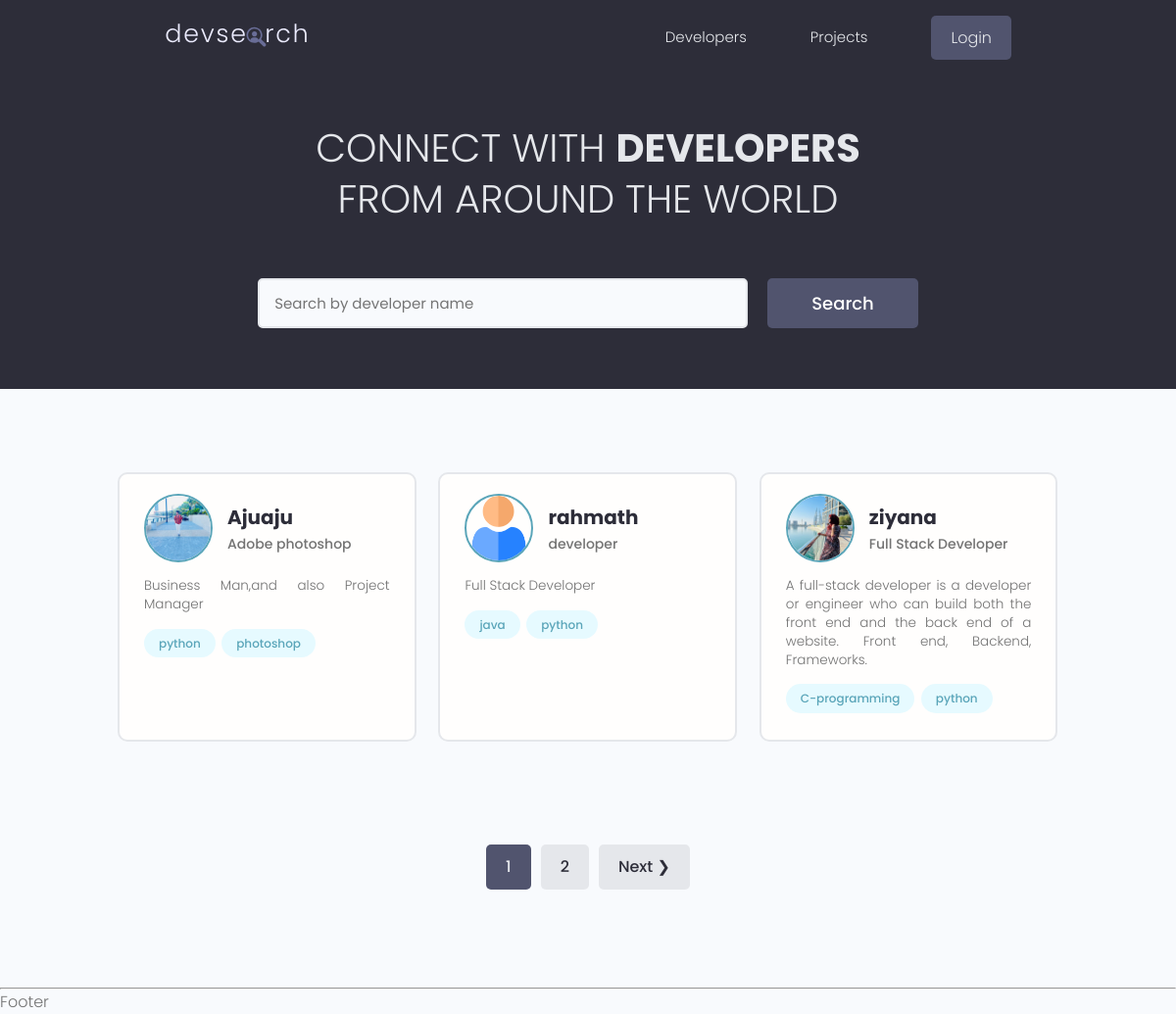
The page / on the database its author committed.
### Users/models.py (models this page shows, shortened)
class Profile(models.Model):
    user = models.OneToOneField(User,on_delete=models.CASCADE,null=True,blank=True)
    name = models.CharField(max_length=200,null=True,blank=True)
    username = models.CharField(max_length=200,null=True,blank=True)
    location = models.CharField(max_length=200,null=True,blank=True)
    email =models.EmailField(null=True,blank=True)
    short_intro = models.CharField(max_length=1000,null=True,blank=True)
    bio = models.TextField(null=True,blank=True)
    profile_image = models.ImageField(upload_to='profiles/',null=True,blank=True,default='profiles/user.png')
    social_github = models.CharField(max_length=2000,null=True,blank=True)
    social_twitter = models.CharField(max_length=2000,null=True,blank=True)
    social_youtube = models.CharField(max_length=2000,null=True,blank=True)
    social_linkedin = models.CharField(max_length=2000,null=True,blank=True)
    social_website = models.CharField(max_length=2000,null=True,blank=True)

class Skill(models.Model):
    owner =models.ForeignKey(Profile,on_delete=models.CASCADE,null=True,blank=True)
    name = models.CharField(max_length=200,null=True,blank=True)
    description = models.TextField(null=True,blank=True)
    created = models.DateTimeField(auto_now_add=True)
    def __str__(self):
        return self.name

### Users/views.py (the view)
# urls.py: path('',views.profiles,name='profiles-all'),
def profiles(request):
    profiles,search_query= searchProfiles(request)
    profiles,custom_range = paginateProfiles(request,profiles,3)
    context = {
        'profiles':profiles,
        'search_query':search_query,
        'custom_range':custom_range,
    }
    return render(request,'users/profiles.html',context)

### Users/utils.py (called while the page is built)
def searchProfiles(request):
    search_query = ''
    if request.GET.get('search_query'):
        search_query = request.GET.get('search_query')
    skill_list = Skill.objects.filter(name__icontains=search_query)
    profiles = Profile.objects.filter(Q(name__icontains=search_query)|
                                          Q(short_intro__icontains=search_query)|
                                          Q(skill__in=skill_list)).distinct()
    return profiles,search_query

def paginateProfiles(request,profiles,profile_per_page):
    p = Paginator(profiles,profile_per_page)
    page = request.GET.get('page')
    try:
        profiles = p.page(page)
    except PageNotAnInteger:
        page = 1
        profiles = p.page(page)
    except EmptyPage:
        page = p.num_pages
        profiles = p.page(page)
    leftIndex = int(page)-4
    if leftIndex < 1:
        leftIndex = 1
    rightIndex = int(page)+4
    if rightIndex >= p.num_pages:
        rightIndex = p.num_pages + 1
    custom_range = range(leftIndex,rightIndex)
    print('page=',page)
    return profiles,custom_range

### Users/templates/users/profiles.html (shortened to what this page needs)
 {% extends 'main.html' %}
 {% block content %}
 <main class="home">
    <section class="hero-section text-center">
      <div class="container container--narrow">
        <div class="hero-section__box">
          <h2>CONNECT WITH <span>DEVELOPERS</span></h2>
          <h2>FROM AROUND THE WORLD</h2>
        </div>
        <div class="hero-section__search">
          <form class="form" action="#" method="get">
            <div class="form__field">
              <input class="input input--text" id="formInput#search" type="text" name="search_query"
                value="{{search_query}}"   placeholder="Search by developer name" />
            </div>
            <input class="btn btn--sub btn--lg" type="submit" value="Search" />
          </form>
        </div>
      </div>
    </section>
    <section class="devlist">
      <div class="container">
        <div class="grid grid--three">
          {% for profile in profiles %}
          <div class="column card">
            <div class="dev">
              <a href="{% url 'Users:single-profile' profile.id %}" class="card__body">
                <div class="dev__profile">
                  <img class="avatar avatar--md" src="{{profile.profile_image.url}}" alt="image" />
                  <div class="dev__meta">
                    <h3>{{profile.name}}</h3>
                    <h5>{{profile.short_intro}}</h5>
                  </div>
                </div>
                <p class="dev__info">
                  {{profile.bio}}
                </p>
                <div class="dev__skills">
                  {% for skill in profile.skill_set.all %}
                  <span class="tag tag--pill tag--main">
                    <small>{{skill}}</small>
                  </span>
                  {% endfor %}
                </div>
              </a>
            </div>
          </div>
          {% endfor %}
        </div>
      </div>
    </section>
    {% include 'pagination.html' with queryset=profiles custom_range=custom_range %}
 </main>
  {% endblock %}

### static/styles/app.css (style rules this page uses)
:root { --color-sub: #2d2d39; }
.btn--sub { background-color: var(--color-sub-light); }
.card { border: 2px solid var(--color-light); }
img { width: 100%; }
.hero-section { height: 40vh; display: flex; align-items: center; background-color: var(--color-sub); }
.hero-section__box { margin-bottom: 4rem; }
.hero-section__box > h2, .hero-section__box > h2 > span { font-size: 4rem; color: var(--color-light); line-height: 1.3; text-transform: uppercase; }
.hero-section__box > h2 { font-weight: 300; }
.hero-section__box > h2 > span { font-weight: 700; }
.hero-section__search > .form { display: flex; align-items: center; justify-content: center; gap: 2rem; }
.hero-section__search > .form input.input--text { width: 50rem; }
.devlist { margin-top: 8rem; }
.devlist .grid { align-items: stretch; }
.devlist .dev .dev__profile { display: flex; align-items: center; gap: 1.5rem; }
.devlist .dev .dev__meta h3 { color: var(--color-sub); font-size: 2rem; font-weight: 700; }
.devlist .dev .dev__meta h5 { color: var(--color-text); font-size: 1.4rem; font-weight: 500; }
.devlist .dev .dev__info { margin: 1.5rem 0; font-size: 1.35rem; line-height: 1.4; text-align: justify; }

### static/uikit/styles/modules/_variables.css (style rules this page uses)
:root { --color-main: #5aa5b9; --color-main-light: #e6faff; --color-sub: #3f4156; --color-sub-light: #51546e; --color-sub-lighter: #ededfd; --color-text: #737373; --color-gray: #8b8b8b; --color-light: #e5e7eb; --color-light-gray: #767676; --color-bg: #f8fafd; --color-white: #fffefd; --color-white-light: #f3f3f3; --color-success: #359e64; --color-success-bg: #def8e8; --color-error: #fc4b0b; --color-error-bg: #fff2ee; --font-base: 'Poppins', arial, helvetica, 'Segoe UI', roboto, ubuntu, sans-serif; --font-monospace: 'Fira Code', 'Courier New', courier, monospace; --font-regular: 300; --font-medium: 500; --font-bold: 700; --generic-shadow: 1px 1px 5px #00000010; --generic-transition: all 0.3s ease-in-out; }

### static/uikit/styles/modules/_base.css (style rules this page uses)
* { margin: 0; padding: 0; box-sizing: border-box; text-rendering: optimizeLegibility; color: inherit; font-size: inherit; }
html { font-size: 50%; }
@media only screen and (min-width: 480px) { html { font-size: 56.25%; } }
@media only screen and (min-width: 1200px) { html { font-size: 62.5%; } }
body { line-height: 1.6; font-weight: 400; font-size: 1.5rem; color: var(--color-text); background-color: var(--color-bg); min-height: 100vh; }

### static/uikit/styles/modules/_typography.css (style rules this page uses)
* { font-family: var(--font-base); }
h2 { font-size: 3.6rem; font-weight: var(--font-bold); }
h3 { font-size: 3.2rem; font-weight: var(--font-medium); }
h5 { font-size: 2.4rem; font-weight: var(--font-medium); }
h5, h6 { font-weight: var(--font-regular); }
p, span, strong { font-size: 1.6rem; color: var(--color-text); font-weight: var(--font-regular); }
a { padding-bottom: 2px; text-decoration: none; display: inline-block; color: var(--color-main); font-weight: var(--font-medium); }

### static/uikit/styles/modules/_utilities.css (style rules this page uses)
.container { width: 92%; max-width: 165rem; margin: 0 auto; box-sizing: border-box; }
.container--narrow { width: 92%; max-width: 120rem; }
@media screen and (min-width: 1000px) { .container { width: 90%; } }
@media screen and (min-width: 1000px) { .container--narrow { width: 85%; } }
@media screen and (min-width: 1200px) { .container { width: 80%; } }
@media screen and (min-width: 1200px) { .container--narrow { width: 72%; } }
.text-center { text-align: center; }

### static/uikit/styles/modules/_avatar.css (style rules this page uses)
.avatar { border-radius: 50%; border: 2px solid var(--color-main); object-fit: cover; }
.avatar--md { height: 7rem; width: 7rem; }

### static/uikit/styles/modules/_button.css (style rules this page uses)
.btn { display: inline-block; position: relative; cursor: pointer; background-color: var(--color-light); font-weight: var(--font-medium); color: var(--color-sub); text-decoration: none; padding: 1rem 2rem; border-radius: 0.5rem; border: none; width: -webkit-fit-content; width: -moz-fit-content; width: fit-content; height: -webkit-fit-content; height: -moz-fit-content; height: fit-content; font-size: 1.6rem; outline-width: 0; outline-color: transparent; -webkit-backface-visibility: hidden; backface-visibility: hidden; transition: all 0.3s ease-in-out; }
.btn--sub { background-color: var(--color-sub); color: var(--color-white); }
.btn--lg { font-size: 1.8rem; padding: 1.2rem 4.5rem; }

### static/uikit/styles/modules/_card.css (style rules this page uses)
.card { border-radius: 1rem; background-color: var(--color-white); border: 1.5px solid var(--color-light); width: auto; height: auto; margin-top: 0.5rem; margin-bottom: 0.5rem; overflow: hidden; }
.card__body, .card__header { padding: 2rem 2.5rem; }

### rows shown on the page
Profile: profile_image (picture), name "Ajuaju", short_intro "Adobe photoshop", bio "Business Man,and also Project Manager"
Skill: name "python"
Skill: name "photoshop"
Profile: profile_image (placeholder picture), name "rahmath", short_intro "developer", bio "Full Stack Developer"
Skill: name "java"
Skill: name "python"
Profile: profile_image (picture), name "ziyana", short_intro "Full Stack Developer", bio "A full-stack developer is a developer or engineer who can build both the front end and the back end of a website. Front end, Backend, Frameworks."
Skill: name "C-programming"
Skill: name "python"

### other values the page prints
{{ page }} "1"
{{ page }} "2"
